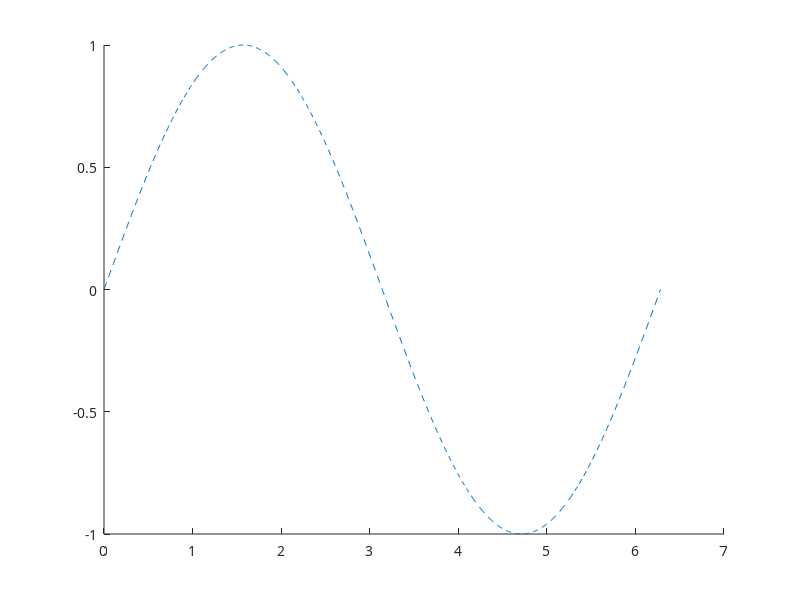

Here is the MATLAB script that generated this plot: (Note: this script raises an error after producing the figure.)
% Numerical Analysis Project 2
% Author: Nick Sebasco
% Date: 07/09/2021

% In this project n = 5, 10, 15, 25, 35, n_t = 1000.
% All figures should include xlabel, ylablel, title, legend.
% All figures to be saved as fig or pdf files and zipped together.

% Version 2

% 0. Optionally clear stored stuff
clc; clear all;

% 1. Define actual functions & derivatives.
f = @(x) sin(x);      fp = @(x) cos(x);       % x in [0, 2pi]
g = @(x) sin(5*x);    gp = @(x) 5*cos(5*x);   % x in [0, 2pi]
h = @(x) 1./(1+x.^2); hp = @(x) -2./(1+x).^3; % x in [-5, 5]

% Style plot
% set(gca,'Color','k') % change plot background to black
set(gca,'Color',[1/17, 1/36, 1/36]) % cutom bg color.
set(gca,'fontname','Impact')        % use the 'Impact' font.

% 2. Generate test x-values given n = 5, 10, 15, 25, 35, 1000:
N = [5,10,15,25,35];
%N = [5,10]; % reassigning N to a subset of N.
nt = 1000; % number of test points

% Which function do we wish to approximate?
fString = "Sin(x)"; % options: "Sin(x)", Sin(5x), "1/(1+x)^2"

% Which approximation function do we wish to use?
aString = "direct"; % options: "direct", "lagrange", "hermite"

hold on;

% Set title and plot actual function:
if fString=="Sin(x)"
    a = 0; b = 2*pi;
    XT = linspace(a, b, nt);
    plot(XT, f(XT),'--')
    title(join([sprintf('Approximating %s with the %s Method on [0',fString,aString),', 2\pi]']))
elseif fString=="Sin(5x)"
    a = 0; b = 2*pi;
    XT = linspace(a, b, nt);
    plot(XT, g(XT),'--')
    title(join([sprintf('Approximating %s with the %s Method on [0',fString,aString),', 2\pi]']))
else
    a = -5; b = 5;
    XT = linspace(a, b, nt);
    plot(XT, h(XT),'--')
    title(sprintf('Approximating %s with the %s Method on -5 and 5',fString,aString))
end

% I use this arry of strings to build my legend
legendArray = {join(['{\color{gray}',fString,'}','{\color{white}Actual}'])};

for n=N
    legendArray{length(legendArray) + 1} = join(['{\color{white} ',sprintf('%s, n = %d}',aString,n)]);
    if fString=="Sin(x)" % Approximate sin(x).

        % 2a) Generate x & y values for each function.
        xfg = generateX(0, 2*pi, n); % domain for f & g.
        % 2b) Create the arguments for my directMethod function.
        yf =  f(xfg); % y-values for f.
        
        if aString=="direct" % Use the direct method.
            fpoints = struct('x',xfg,'y',yf);
            % 2c) Create the direct method polynomial function handles.
            fdirect = directMethod(fpoints);
            % 2d) Plot my approximations
            plot(XT, fdirect(XT))
        
        elseif aString=="lagrange"
            %P = lagrangepoly(xfg,yf);
            y1 = lagrangepoly(xfg,yf,XT);
            plot(XT, y1)
        
        elseif aString=="hermite"
            yfp = fp(xfg);
            [yhm,~,~] = Hermite(XT, xfg, yf, yfp);
            plot(XT, yhm)
        end
    elseif fString=="Sin(5x)" % Approximate sin(5x).
        xfg = generateX(0, 2*pi, n); % domain for f & g.
        yg = g(xfg);  % y-values for g.
        if aString=="direct"
            gpoints = struct('x',xfg,'y',yg);
            gdirect = directMethod(gpoints);
            plot(xfg, gdirect(xfg))
            
        elseif aString=="lagrange"
            %P = lagrangepoly(xfg,yf);
            y1 = lagrangepoly(xfg,yg,XT);
            plot(XT, y1)
            
        elseif aString=="hermite"
            ygp = gp(xfg);
            [yhm,~,~] = Hermite(XT, xfg, yg, ygp);
            plot(XT, yhm)
        end
    elseif fString=="1/(1+x)^2"
        xh = generateX(-5, 5, n); % domain for h.
        yh = h(xh);
        if aString=="direct"
            hpoints = struct('x',xh,'y',yh);
            hdirect = directMethod(hpoints);
            plot(xh, hdirect(xh))
            
        elseif aString=="lagrange"
            %P = lagrangepoly(xfg,yf);
            y1 = lagrangepoly(xh,yh,XT);
            plot(XT, y1)
            
        elseif aString=="hermite"
            yhp = fp(xh);
            [yhm,~,~] = Hermite(XT, xh, yh, yhp);
            plot(XT, yhm)
        end
    end
end


% Set final attributes of plots:
xlabel('x-axis')
ylabel('y-axis')
% legend(join(['{\color{gray}',fString,'}','{\color{white}Actual}']),'{\color{white}Direct n = 5}','{\color{white}Direct n = 10}','{\color{white}Direct n = 15}','{\color{white}Direct n = 25}','{\color{white}Direct n = 35}')
legend(legendArray)
axis tight;
%plot(x, fdirect(x))
%plot(x, g(x),"--");
%plot(x, h(x),"*-")
